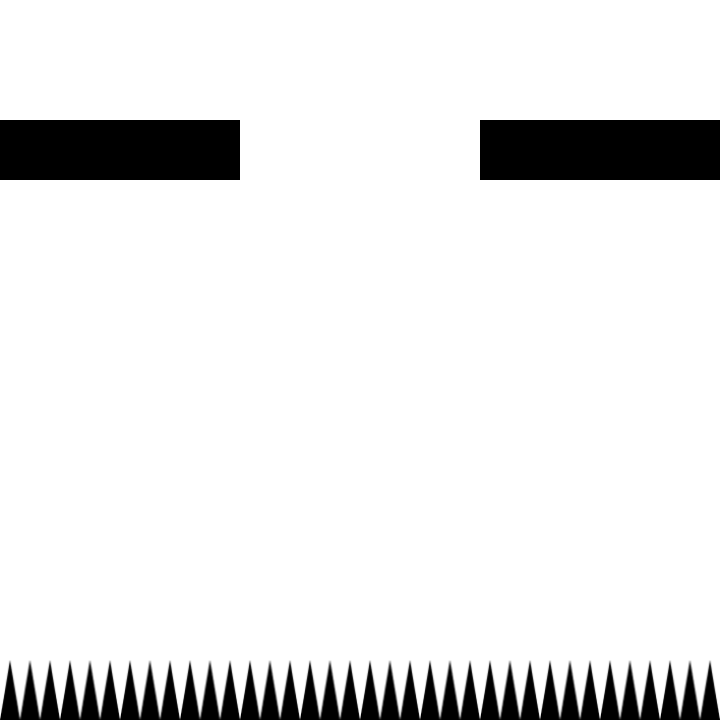

This is a level from a 2D game, rendered from its Tiled map with the project's own tilesets. A one-line summary and the complete map file follow:
An orthogonal 12x12 tile map with 60x60 px tiles, 1 tile layer (Layer2) and 6 objects (key1, key2, key3, key4, gate1, ...).

<map version="1.5" tiledversion="1.7.2" orientation="orthogonal" renderorder="right-down" width="12" height="12" tilewidth="60" tileheight="60" infinite="0" nextlayerid="4" nextobjectid="8">
 <tileset firstgid="1" source="graph.tsx" />
 <layer id="1" name="Layer2" width="12" height="12">
  <data encoding="csv">
1,1,1,1,1,1,1,1,1,1,1,1,
1,1,1,1,1,1,1,1,1,1,1,1,
3,3,3,3,1,1,1,1,3,3,3,3,
1,1,1,1,1,1,1,1,1,1,1,1,
1,1,1,1,1,1,1,1,1,1,1,1,
1,1,1,1,1,1,1,1,1,1,1,1,
1,1,1,1,1,1,1,1,1,1,1,1,
1,1,1,1,1,1,1,1,1,1,1,1,
1,1,1,1,1,1,1,1,1,1,1,1,
1,1,1,1,1,1,1,1,1,1,1,1,
1,1,1,1,1,1,1,1,1,1,1,1,
2,2,2,2,2,2,2,2,2,2,2,2
</data>
 </layer>
 <objectgroup id="2" name="Trigger">
  <object id="1" name="key1" gid="4" x="300" y="180" width="60" height="60">
   <properties>
    <property name="params" value="{}" />
    <property name="script" value="LevelScript39" />
   </properties>
  </object>
  <object id="2" name="key2" gid="4" x="240" y="300" width="60" height="60">
   <properties>
    <property name="params" value="{}" />
    <property name="script" value="LevelScript39" />
   </properties>
  </object>
  <object id="3" name="key3" gid="4" x="300" y="480" width="60" height="60">
   <properties>
    <property name="params" value="{}" />
    <property name="script" value="LevelScript39" />
   </properties>
  </object>
  <object id="4" name="key4" gid="4" x="240" y="600" width="60" height="60">
   <properties>
    <property name="params" value="{}" />
    <property name="script" value="LevelScript39" />
   </properties>
  </object>
 </objectgroup>
 <objectgroup id="3" name="Transfer">
  <object id="6" name="gate1" gid="6" x="60" y="120" width="60" height="60">
   <properties>
    <property name="target_gate" value="gate2" />
    <property name="target_level" value="level38" />
   </properties>
  </object>
  <object id="7" name="gate2" gid="27" x="660" y="60" width="60" height="60">
   <properties>
    <property name="target_gate" value="gate3" />
    <property name="target_level" value="level1" />
   </properties>
  </object>
 </objectgroup>
</map>
